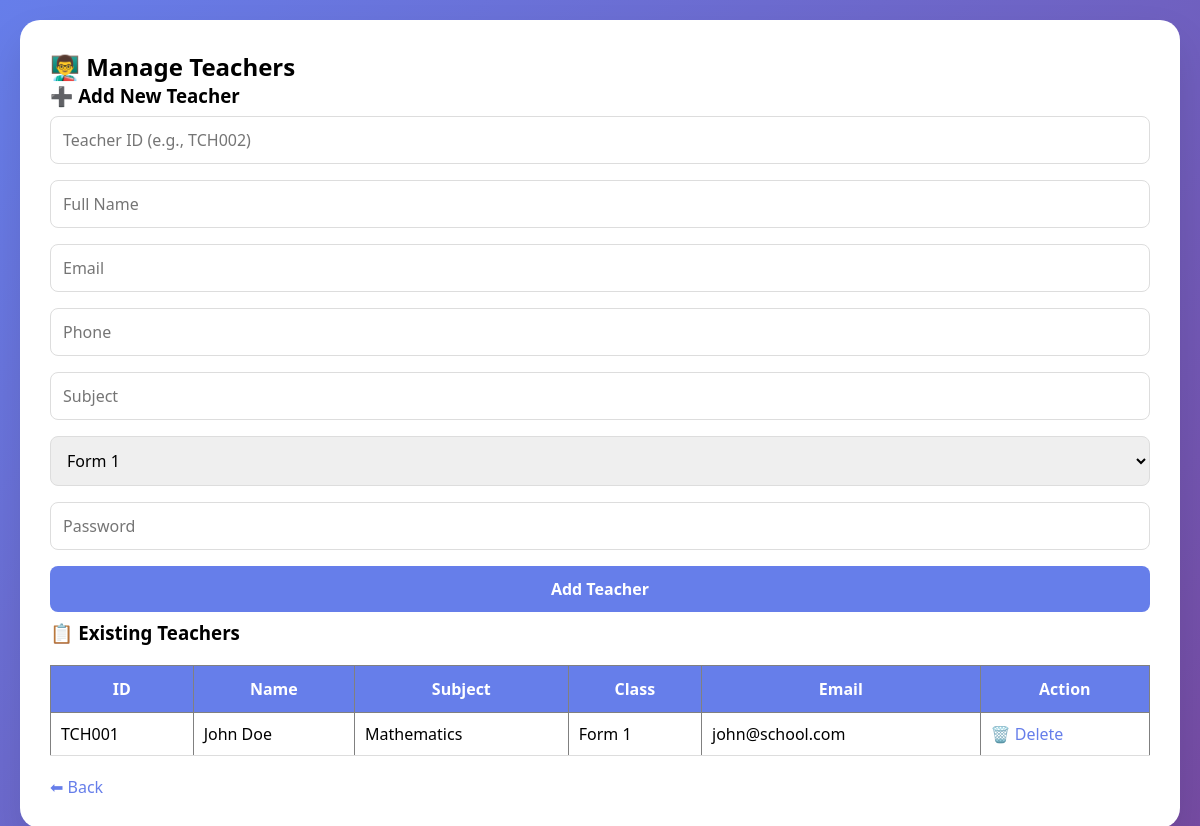
Page /manage_teachers.php (signed in) on the committed database.
### tables this page shows
CREATE TABLE `teachers` (
  `id` int(11) NOT NULL,
  `teacher_id` varchar(20) DEFAULT NULL,
  `full_name` varchar(100) DEFAULT NULL,
  `email` varchar(100) DEFAULT NULL,
  `phone` varchar(15) DEFAULT NULL,
  `subject` varchar(50) DEFAULT NULL,
  `class_assigned` varchar(20) DEFAULT NULL,
  `password` varchar(255) DEFAULT NULL,
  `registered_date` timestamp NOT NULL DEFAULT current_timestamp(),
  `password_reset_token` varchar(100) DEFAULT NULL,
  `password_reset_expires` datetime DEFAULT NULL,
  `last_password_change` datetime DEFAULT NULL,
  `failed_login_attempts` int(11) DEFAULT 0,
  `account_locked_until` datetime DEFAULT NULL
);

### manage_teachers.php (the view, shortened to what this page needs)
<?php include 'config.php'; if(!isset($_SESSION['admin'])) header('Location: index.php'); ?>
<!DOCTYPE html>
<html>
<head>
    <link rel="stylesheet" href="style.css">
</head>
<body>
<div class="container">
    <h2>👨‍🏫 Manage Teachers</h2>
    <h3>➕ Add New Teacher</h3>
    <form method="POST">
        <input type="text" name="teacher_id" placeholder="Teacher ID (e.g., TCH002)" required>
        <input type="text" name="full_name" placeholder="Full Name" required>
        <input type="email" name="email" placeholder="Email" required>
        <input type="text" name="phone" placeholder="Phone">
        <input type="text" name="subject" placeholder="Subject" required>
        <select name="class_assigned">
            <option>Form 1</option><option>Form 2</option><option>Form 3</option><option>Form 4</option>
        </select>
        <input type="password" name="password" placeholder="Password" required>
        <button type="submit" name="add_teacher">Add Teacher</button>
    </form>
    <h3>📋 Existing Teachers</h3>
    <table border="1" cellpadding="8">
        <tr>
            <th>ID</th><th>Name</th><th>Subject</th><th>Class</th><th>Email</th><th>Action</th>
        </tr>
        <?php
        $teachers = $conn->query("SELECT * FROM teachers");
        while($t = $teachers->fetch_assoc()):
        ?>
        <tr>
            <td><?= $t['teacher_id'] ?></td>
            <td><?= $t['full_name'] ?></td>
            <td><?= $t['subject'] ?></td>
            <td><?= $t['class_assigned'] ?></td>
            <td><?= $t['email'] ?></td>
            <td>
                <a href="delete_teacher.php?id=<?= $t['id'] ?>" onclick="return confirm('Delete this teacher?')">🗑️ Delete</a>
            </td>
        </tr>
        <?php endwhile; ?>
    </table>
    <a href="index.php">⬅ Back</a>
</div>
</body>
</html>

### style.css (style rules this page uses)
* { margin: 0; padding: 0; box-sizing: border-box; font-family: 'Segoe UI', Tahoma, Geneva, Verdana, sans-serif; }
body { background: linear-gradient(135deg, #667eea 0%, #764ba2 100%); min-height: 100vh; padding: 20px; }
.container { max-width: 1200px; margin: auto; background: white; border-radius: 20px; padding: 30px; box-shadow: 0 20px 40px rgba(0,0,0,0.1); }
input, select, textarea, button { width: 100%; padding: 12px; margin: 8px 0; border: 1px solid #ddd; border-radius: 8px; font-size: 16px; }
button { background: #667eea; color: white; border: none; cursor: pointer; font-weight: bold; }
table { width: 100%; border-collapse: collapse; margin: 20px 0; }
th { background: #667eea; color: white; padding: 12px; }
td { padding: 10px; border-bottom: 1px solid #ddd; }
a { color: #667eea; text-decoration: none; }

### rows in the picture
teachers: teacher "TCH001", full_name "John Doe", subject "Mathematics", class_assigned "Form 1", email "john@school.com"
